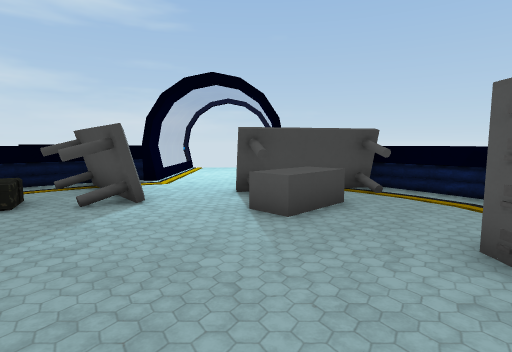
view 1 (above)

15 first-person views from a walk through a scene from a Unity 3-D project. The camera is 1.3 m above the floor, tilts 6° down and sees 80° across. The floor is counted in squares, 1 m on a side. Each view is taken from the middle of a square. On the plan, view 1 faces up. The plan holds only what a view shows up to about 14 squares ahead; the rest is blank. The place goes on beyond the plan. The player character is not drawn. Some animated figures are not drawn. Some surface patterns are stand-ins.

view 2
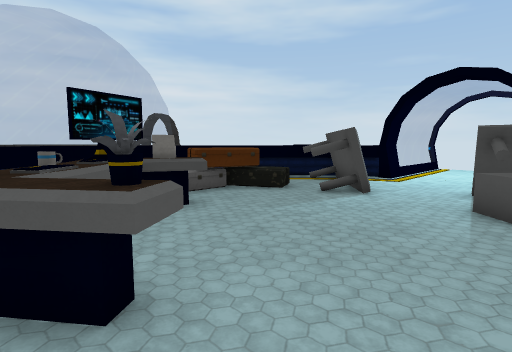

view 3
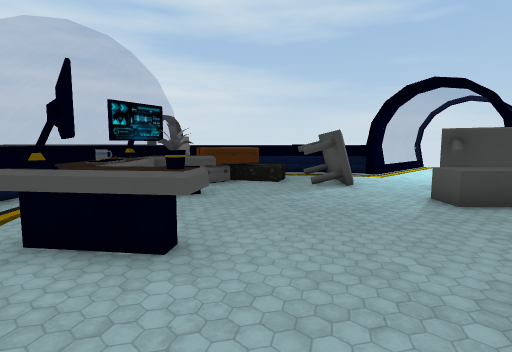

view 4
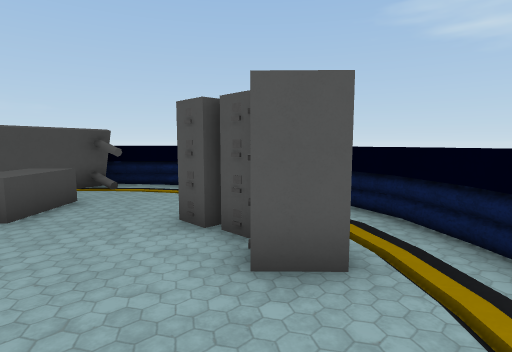

view 5
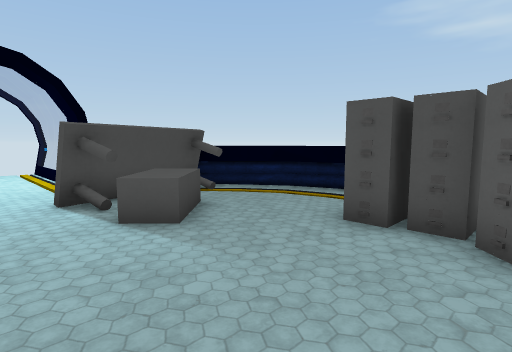

view 6
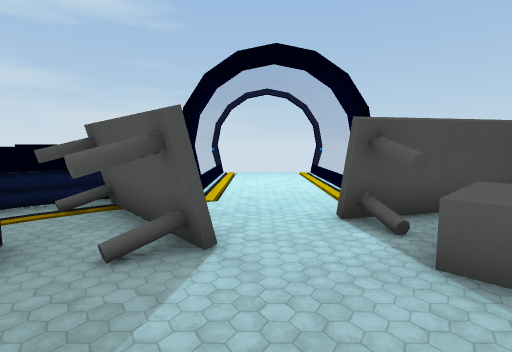

view 7
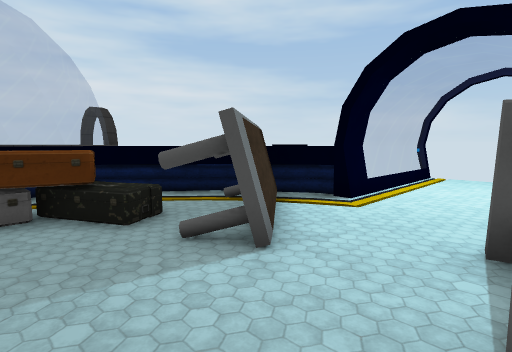

view 8
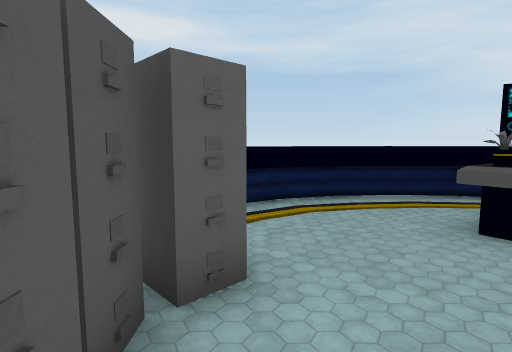

view 9
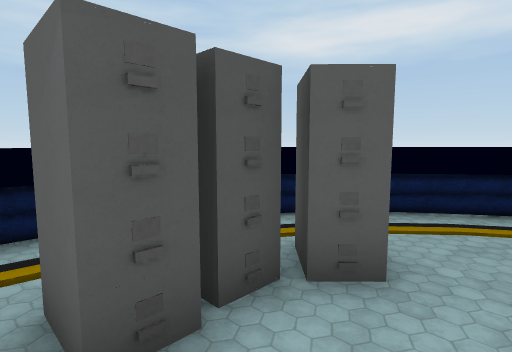

view 10
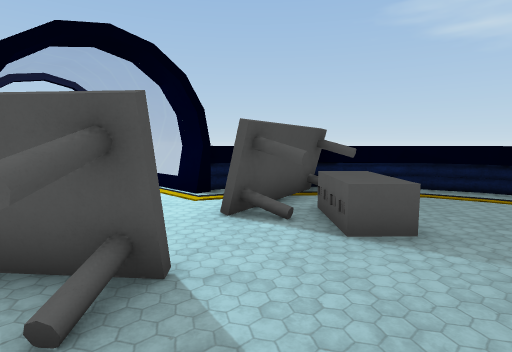

view 11
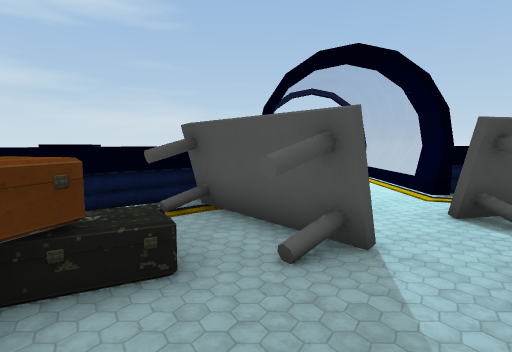

view 12
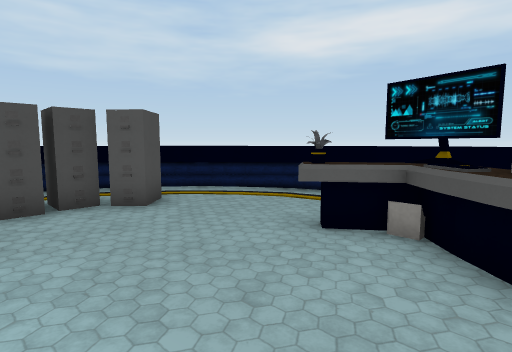

view 13
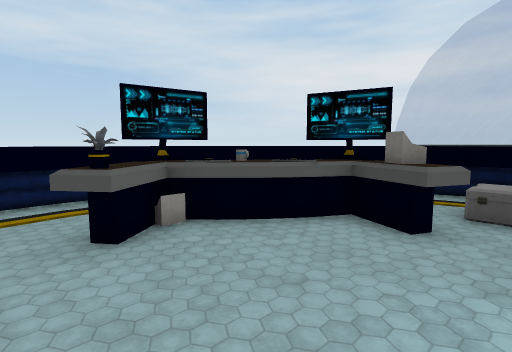

view 14
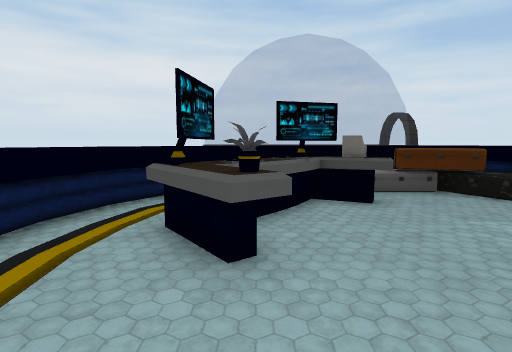

view 15
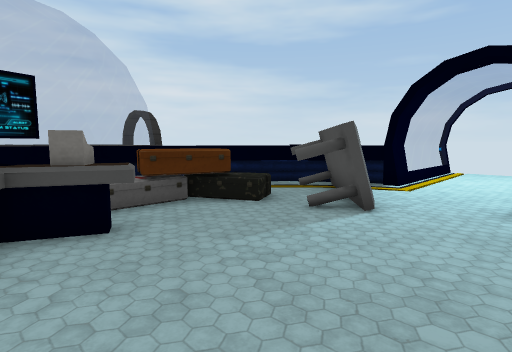

### Floor plan
Key: @ floor where view 1 was taken; # wall or solid block; . floor; / step, stairs or slope; = window, fence, low wall or low ledge; C crate.
Columns run from 7 left of view 1 to 6 right of it. Each row starts with its distance up from view 1.
 17    #    #
 16    =.../=
 15    =.../=
 14    =.../=
 13    =.../=
 12    =.../
 11   ##.../##
 10   #//..//#
  9  ##.....###=#
  8 ####...####.=#
  7  #C##..###..=#
  6  CC##..==....=
  5 #=........../=
  4 ##........../#
  3 ###.......##/#
  2   ##......##/=
  1   ##.....##/##
  0    ####@..//=
 -1    ##=...//=#
 -2     #..//.=##
 -3     #..===#
 -4     #==###

Where each view was taken, in squares from view 1:
view 1: 0 up, 0 right, facing up
view 2: 1 down, 1 right, facing up-left
view 3: 2 down, 2 right, facing up-left
view 4: 1 down, 0 right, facing up-right
view 5: 1 up, 2 left, facing up-right
view 6: 3 up, 2 left, facing up
view 7: 4 up, 0 right, facing up-left
view 8: 4 up, 2 right, facing down
view 9: 4 up, 1 right, facing down-right
view 10: 4 up, 4 left, facing up-right
view 11: 3 up, 4 left, facing up
view 12: 4 up, 4 left, facing down-right
view 13: 4 up, 0 right, facing down-left
view 14: 0 up, 2 right, facing left
view 15: 1 up, 0 right, facing up-left
